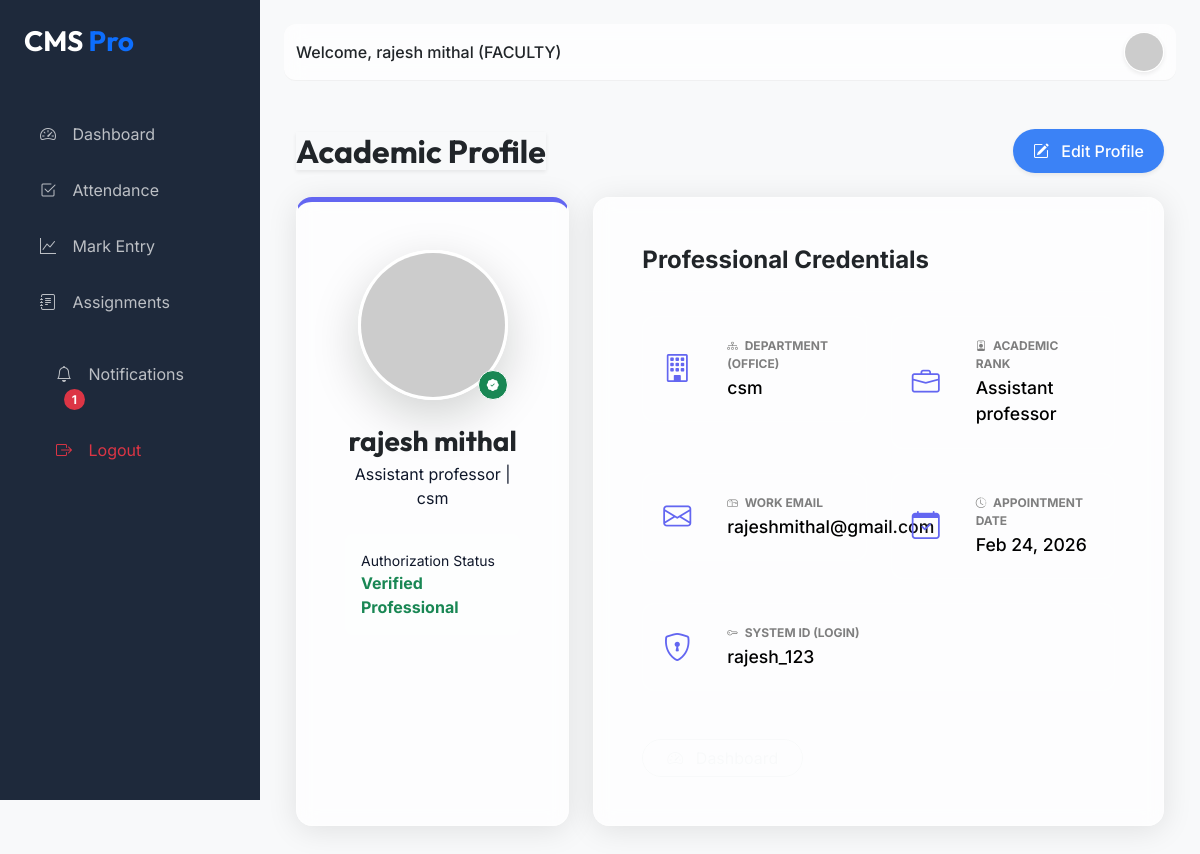
The page /dashboard/faculty/profile/ (signed in) on the database its author committed.
### cms_app/models.py (models this page shows, shortened)
class User(AbstractUser):
    ADMIN = 'ADMIN'
    FACULTY = 'FACULTY'
    PRINCIPAL = 'PRINCIPAL'
    STUDENT = 'STUDENT'
    ROLE_CHOICES = (
        (ADMIN, 'Admin'),
        (FACULTY, 'Faculty'),
        (PRINCIPAL, 'Principal'),
        (STUDENT, 'Student'),
    )
    role = models.CharField(max_length=20, choices=ROLE_CHOICES, default=FACULTY)
    is_authorized = models.BooleanField(default=False)
    @property
    def unread_notifications_count(self):
        return self.notifications.filter(is_read=False).count()

class Faculty(models.Model):
    user = models.OneToOneField(User, on_delete=models.CASCADE, related_name='faculty_profile')
    department = models.CharField(max_length=100)
    designation = models.CharField(max_length=100)

### cms_app/views.py (the view)
# urls.py: path('dashboard/faculty/profile/', views.faculty_profile, name='faculty_profile'),
@login_required
def faculty_profile(request):
    try:
        faculty = request.user.faculty_profile
    except Faculty.RelatedObjectDoesNotExist:
        messages.error(request, "Faculty profile not found.")
        return redirect('faculty_dashboard')
    if request.method == 'POST':
        u_form = UserProfileForm(request.POST, instance=request.user)
        f_form = FacultyForm(request.POST, instance=faculty)
        if u_form.is_valid() and f_form.is_valid():
            u_form.save()
            f_form.save()
            messages.success(request, "Profile updated successfully.")
            return redirect('faculty_profile')
    else:
        u_form = UserProfileForm(instance=request.user)
        f_form = FacultyForm(instance=faculty)
    return render(request, 'dashboard/faculty_profile.html', {
        'faculty': faculty,
        'u_form': u_form,
        'f_form': f_form
    })

### templates/dashboard/faculty_profile.html (shortened to what this page needs)
{% extends 'base.html' %}
{% block content %}
<div class="container-fluid py-4">
    <div class="d-flex justify-content-between align-items-center mb-4">
        <h2 class="fw-bold mb-0 text-dark shadow-sm">Academic Profile</h2>
        <button type="button" class="btn btn-primary rounded-pill shadow-sm" data-bs-toggle="modal"
            data-bs-target="#editProfileModal">
            <i class="bi bi-pencil-square me-2"></i> Edit Profile
        </button>
    </div>
    <div class="row g-4">
        <div class="col-lg-4">
            <div class="glass-card text-center p-5 h-100 animate__animated animate__fadeInLeft"
                style="border-top: 5px solid #6366f1;">
                <div class="position-relative d-inline-block mb-4">
                    <img src="https://ui-avatars.com/api/?name={{ faculty.user.username }}&background=6366f1&color=fff&size=150"
                        class="rounded-circle shadow-lg border border-3 border-white" width="150" height="150"
                        alt="Faculty avatar">
                    <span
                        class="position-absolute bottom-0 end-0 badge rounded-pill {% if faculty.user.is_authorized %}bg-success{% else %}bg-warning{% endif %} border border-white p-2">
                        {% if faculty.user.is_authorized %}<i class="bi bi-patch-check-fill"></i>{% else %}<i
                            class="bi bi-hourglass-split"></i>{% endif %}
                    </span>
                </div>
                <h3 class="fw-bold text-dark mb-1">{{ faculty.user.get_full_name|default:faculty.user.username }}</h3>
                <p class="text-dark-50 mb-4">{{ faculty.designation }} | {{ faculty.department }}</p>
                <div class="p-3 bg-white bg-opacity-10 rounded-3 text-start mb-4">
                    <small class="text-dark-50 d-block">Authorization Status</small>
                    <span
                        class="{% if faculty.user.is_authorized %}text-success{% else %}text-warning{% endif %} fw-bold">
                        {% if faculty.user.is_authorized %}Verified Professional{% else %}Approval Pending{% endif %}
                    </span>
                </div>
            </div>
        </div>
        <div class="col-lg-8">
            <div class="glass-card p-5 h-100 animate__animated animate__fadeInRight">
                <h4 class="fw-bold text-dark mb-4 border-bottom border-white border-opacity-10 pb-3">Professional
                    Credentials</h4>
                <div class="row g-4">
                    <div class="col-md-6">
                        <div class="detail-box">
                            <i class="bi bi-building text-indigo fs-3"></i>
                            <div class="ms-3">
                                <label><i class="bi bi-diagram-3 small me-1"></i> Department (Office)</label>
                                <p>{{ faculty.department }}</p>
                            </div>
                        </div>
                    </div>
                    <div class="col-md-6">
                        <div class="detail-box">
                            <i class="bi bi-briefcase text-indigo fs-3"></i>
                            <div class="ms-3">
                                <label><i class="bi bi-person-badge small me-1"></i> Academic Rank</label>
                                <p>{{ faculty.designation }}</p>
                            </div>
                        </div>
                    </div>
                    <div class="col-md-6">
                        <div class="detail-box">
                            <i class="bi bi-envelope text-indigo fs-3"></i>
                            <div class="ms-3">
                                <label><i class="bi bi-mailbox small me-1"></i> Work Email</label>
                                <p>{{ faculty.user.email }}</p>
                            </div>
                        </div>
                    </div>
                    <div class="col-md-6">
                        <div class="detail-box">
                            <i class="bi bi-calendar-check text-indigo fs-3"></i>
                            <div class="ms-3">
                                <label><i class="bi bi-clock-history small me-1"></i> Appointment Date</label>
                                <p>{{ faculty.user.date_joined|date:"M d, Y" }}</p>
                            </div>
                        </div>
                    </div>
                    <div class="col-md-12">
                        <div class="detail-box">
                            <i class="bi bi-shield-lock text-indigo fs-3"></i>
                            <div class="ms-3">
                                <label><i class="bi bi-key small me-1"></i> System ID (Login)</label>
                                <p>{{ faculty.user.username }}</p>
                            </div>
                        </div>
                    </div>
                </div>
                <div class="mt-5 d-flex justify-content-between align-items-center">
                    <a href="{% url 'faculty_dashboard' %}" class="btn btn-outline-light rounded-pill px-4">
                        <i class="bi bi-speedometer2 me-2"></i> Dashboard
                    </a>
                </div>
            </div>
        </div>
    </div>
</div>
{% endblock %}

### templates/base.html (shortened to what this page needs)
<!DOCTYPE html>
<html lang="en">
<head>
    <link href="https://cdn.jsdelivr.net/npm/bootstrap@5.3.0/dist/css/bootstrap.min.css" rel="stylesheet">
    <link rel="stylesheet" href="https://cdn.jsdelivr.net/npm/bootstrap-icons@1.11.1/font/bootstrap-icons.css">
</head>
<body>
    {% if user.is_authenticated %}
    <div class="sidebar" id="sidebar">
        <div class="p-4">
            <h3 class="fw-bold mb-4">CMS <span class="text-primary">Pro</span></h3>
        </div>
        <nav class="nav flex-column">
            <a class="nav-link {% if request.resolver_match.url_name == 'dashboard' %}active{% endif %}"
                href="{% url 'dashboard' %}">
                <i class="bi bi-speedometer2"></i> Dashboard
            </a>
            {% if user.role == 'FACULTY' %}
            <a class="nav-link {% if 'attendance' in request.path %}active{% endif %}"
                href="{% url 'attendance_mark' %}">
                <i class="bi bi-check2-square"></i> Attendance
            </a>
            <a class="nav-link {% if 'marks' in request.path %}active{% endif %}" href="{% url 'marks_list' %}">
                <i class="bi bi-graph-up"></i> Mark Entry
            </a>
            <a class="nav-link {% if 'assignments' in request.path %}active{% endif %}"
                href="{% url 'assignment_list' %}">
                <i class="bi bi-journal-text"></i> Assignments
            </a>
            {% endif %}
            <div class="mt-auto p-3">
                <a class="nav-link {% if 'notifications' in request.path %}active{% endif %}"
                    href="{% url 'notification_list' %}">
                    <i class="bi bi-bell"></i> Notifications
                    {% if user.unread_notifications_count > 0 %}
                    <span class="badge bg-danger rounded-pill ms-2">{{ user.unread_notifications_count }}</span>
                    {% endif %}
                </a>
                <a class="nav-link text-danger" href="{% url 'logout' %}">
                    <i class="bi bi-box-arrow-right"></i> Logout
                </a>
            </div>
        </nav>
    </div>
    {% endif %}
    <div class="{% if user.is_authenticated %}main-content{% else %}container{% endif %}">
        {% if user.is_authenticated %}
        <nav class="navbar navbar-expand-lg">
            <div class="container-fluid">
                <span class="navbar-text fw-medium text-dark">
                    Welcome, {{ user.get_full_name|default:user.username }} ({{ user.role }})
                </span>
                <div class="ms-auto d-flex align-items-center">
                    <div class="dropdown">
                        <a href="{% if user.role == 'STUDENT' %}{% url 'student_profile' %}{% elif user.role == 'FACULTY' %}{% url 'faculty_profile' %}{% elif user.role == 'PRINCIPAL' %}{% url 'principal_profile' %}{% else %}#{% endif %}"
                            title="View Profile">
                            <img src="https://ui-avatars.com/api/?name={{ user.username }}&background=random"
                                class="rounded-circle border border-white shadow-sm" width="40" height="40"
                                alt="avatar shadow-sm">
                        </a>
                    </div>
                </div>
            </div>
        </nav>
        {% endif %}
        {% block content %}{% endblock %}
    </div>
</body>
</html>

### templates/base.html (style rules this page uses)
:root { --primary-bg: #f8f9fa; --sidebar-bg: #1e293b; --accent-color: #3b82f6; --text-main: #0f172a; --card-glass: rgba(255, 255, 255, 0.7); }
body { font-family: 'Inter', sans-serif; background-color: var(--primary-bg); color: var(--text-main); overflow-x: hidden; }
h1, h2, h3, .navbar-brand { font-family: 'Outfit', sans-serif; }
.glass-card { background: var(--card-glass); backdrop-filter: blur(10px); border: 1px solid rgba(255, 255, 255, 0.3); border-radius: 16px; box-shadow: 0 4px 30px rgba(0, 0, 0, 0.1); }
.sidebar { height: 100vh; width: 260px; position: fixed; top: 0; left: 0; background-color: var(--sidebar-bg); color: white; transition: all 0.3s; z-index: 1000; }
.sidebar .nav-link { color: rgba(255, 255, 255, 0.7); padding: 12px 24px; border-radius: 8px; margin: 4px 16px; transition: 0.3s; }
.sidebar .nav-link i { margin-right: 12px; }
.main-content { margin-left: 260px; padding: 24px; transition: all 0.3s; }
.navbar { background: var(--card-glass); backdrop-filter: blur(10px); border-bottom: 1px solid rgba(0, 0, 0, 0.05); margin-bottom: 24px; border-radius: 12px; }
.btn-primary { background-color: var(--accent-color); border: none; padding: 10px 20px; border-radius: 8px; font-weight: 500; transition: 0.3s; }

### templates/dashboard/faculty_profile.html (style rules this page uses)
.text-indigo { color: #6366f1; }
.detail-box { background: rgba(255, 255, 255, 0.05); padding: 20px; border-radius: 12px; display: flex; align-items: center; gap: 20px; transition: 0.3s; border: 1px solid rgba(255, 255, 255, 0.05); }
.detail-box label { display: block; font-size: 0.75rem; text-transform: uppercase; color: rgba(0, 0, 0, 0.5); font-weight: 700; margin-bottom: 2px; }
.detail-box p { margin: 0; font-size: 1.1rem; color: black; font-weight: 500; }

### rows shown on the page
User: unread_notifications_count "1", get_full_name "rajesh mithal", role "FACULTY"
Faculty: user.get_full_name "rajesh mithal", designation "Assistant professor", department "csm", user.email "rajeshmithal@gmail.com", user.date_joined "Feb 24, 2026", user.username "rajesh_123"
